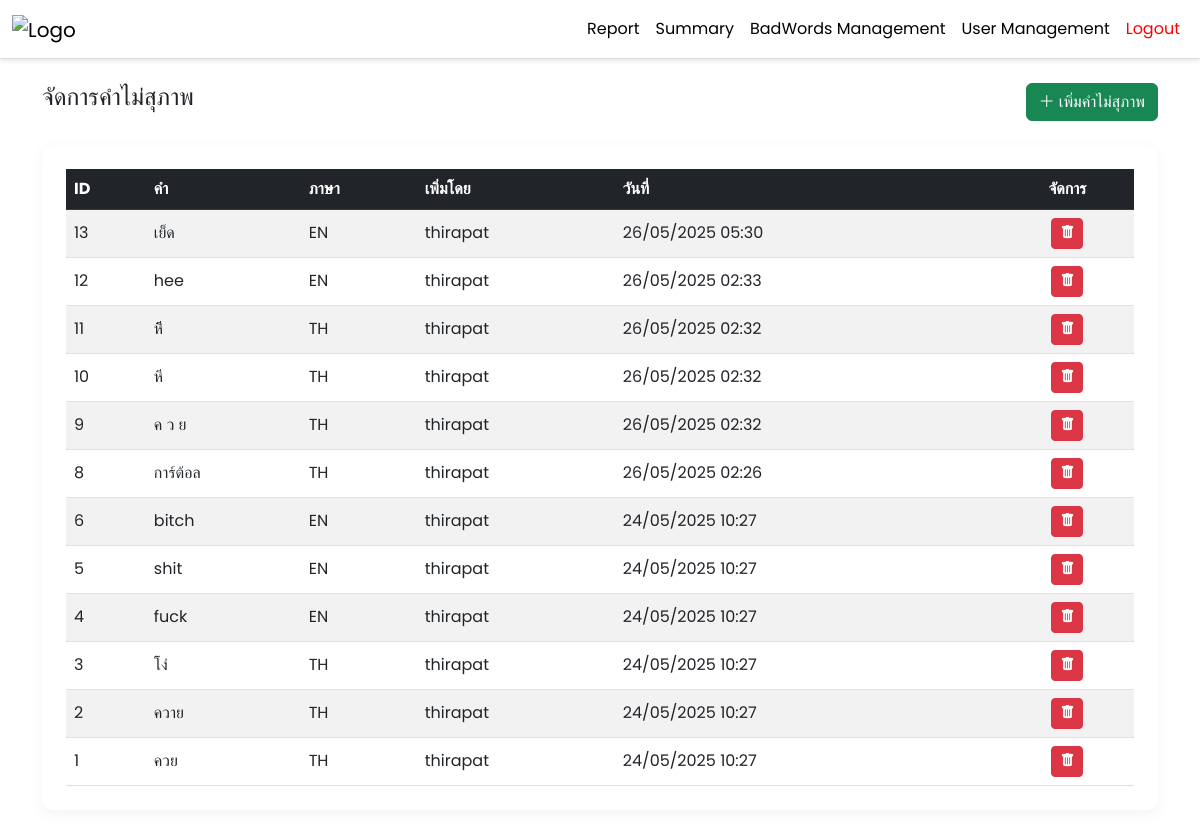
/dashboard/badwords_manage.php (signed in), run on the app's committed database.
### tables this page shows
CREATE TABLE `bad_words` (
  `id` int(11) NOT NULL,
  `word` varchar(100) NOT NULL,
  `language` enum('th','en') NOT NULL DEFAULT 'th',
  `added_by` int(11) NOT NULL,
  `created_at` timestamp NOT NULL DEFAULT current_timestamp()
);

CREATE TABLE `users` (
  `id` int(11) NOT NULL,
  `username` varchar(50) NOT NULL,
  `pwd_hash` varchar(255) NOT NULL,
  `name` varchar(100) NOT NULL,
  `role` enum('EXEC','ADMIN','MIS','BUILDING') NOT NULL DEFAULT 'MIS',
  `created_at` timestamp NOT NULL DEFAULT current_timestamp(),
  `force_password_reset` tinyint(1) NOT NULL DEFAULT 0
);

### dashboard/badwords_manage.php (the view, shortened to what this page needs)
<?php
require_once __DIR__ . '/../config.php';
$result = $conn->query(
    'SELECT bw.id, bw.word, bw.language, u.username AS added_by, bw.created_at
     FROM bad_words bw
     LEFT JOIN users u ON bw.added_by = u.id
     ORDER BY bw.id DESC'
);
?>
<!DOCTYPE html>
<html lang="th">
<head>
  <link href="https://cdn.jsdelivr.net/npm/bootstrap@5.3.0/dist/css/bootstrap.min.css" rel="stylesheet"/>
  <link href="https://cdn.jsdelivr.net/npm/bootstrap-icons@1.10.5/font/bootstrap-icons.css" rel="stylesheet"/>
</head>
<body>
  <?php require 'navbar.php'; ?>
  <div class="container py-4">
    <div class="d-flex justify-content-between align-items-center mb-4">
      <h1 class="h4">จัดการคำไม่สุภาพ</h1>
      <button class="btn btn-success" data-bs-toggle="modal" data-bs-target="#addModal">
        <i class="bi bi-plus-lg me-1"></i>เพิ่มคำไม่สุภาพ
      </button>
    </div>
    <div class="table-wrapper table-responsive">
      <table class="table table-striped table-hover align-middle mb-0">
        <thead class="table-dark">
          <tr>
            <th>ID</th><th>คำ</th><th>ภาษา</th><th>เพิ่มโดย</th><th>วันที่</th><th class="text-center">จัดการ</th>
          </tr>
        </thead>
        <tbody>
          <?php while ($row = $result->fetch_assoc()): ?>
          <tr>
            <td><?= $row['id'] ?></td>
            <td><?= htmlspecialchars($row['word']) ?></td>
            <td><?= strtoupper($row['language']) ?></td>
            <td><?= htmlspecialchars($row['added_by'] ?? '-') ?></td>
            <td><?= date('d/m/Y H:i', strtotime($row['created_at'])) ?></td>
            <td class="text-center">
              <form method="post" class="d-inline" onsubmit="return confirm('ยืนยันการลบหรือไม่?')">
                <button type="submit" class="btn btn-sm btn-danger">
                  <i class="bi bi-trash-fill"></i>
                </button>
              </form>
            </td>
          </tr>
          <?php endwhile; ?>
        </tbody>
      </table>
    </div>
  </div>
</body>
</html>

### dashboard/navbar.php (shortened to what this page needs)
<?php
$role = $_SESSION['role'];
?>
<!DOCTYPE html>
<html lang="en">
<head>
    <link rel="stylesheet" href="https://cdn.jsdelivr.net/npm/bootstrap@5.3.0/dist/css/bootstrap.min.css">
    <link rel="stylesheet" href="https://cdnjs.cloudflare.com/ajax/libs/font-awesome/6.4.0/css/all.min.css"
>
</head>
<body>
<nav class="navbar navbar-expand-lg navbar-light bg-white">
    <div class="container-xxl">
        <a class="navbar-brand" href="index.php">
            <img src="https://sjgrip.com/backend/logo/sbacfix.png" alt="Logo" height="60">
        </a>
        <div class="collapse navbar-collapse" id="navbarMenu">
            <ul class="navbar-nav ms-auto">
                <li class="nav-item">
                    <a class="nav-link" href="index.php">Report</a>
                </li>
                <?php if (in_array($role, ['ADMIN', 'EXEC'], true)): ?>
                    <li class="nav-item">
                        <a class="nav-link" href="summary.php">Summary</a>
                    </li>
                <?php endif; ?>
                <?php if ($role === 'ADMIN'): ?>
                    <li class="nav-item">
                        <a class="nav-link" href="badwords_manage.php">BadWords Management</a>
                    </li>
                <?php endif; ?>
                <?php if ($role === 'ADMIN'): ?>
                    <li class="nav-item">
                        <a class="nav-link" href="user_management.php">User Management</a>
                    </li>
                <?php endif; ?>
                <li class="nav-item">
                    <a class="nav-link" style="color: red !important;" href="logout.php">Logout</a>
                </li>
            </ul>
        </div>
    </div>
</nav>
</body>
</html>

### dashboard/badwords_manage.php (style rules this page uses)
body { font-family: 'Segoe UI', sans-serif; background: #f8f9fa; }
.table-wrapper { background: #fff; padding: 1.5rem; border-radius: .75rem; box-shadow: 0 4px 16px rgba(0,0,0,0.05); }

### dashboard/navbar.php (style rules this page uses)
body { font-family: 'Poppins', sans-serif; background-color: #fff; margin: 0; padding: 0; }
.navbar { border-bottom: 1px solid #ddd; box-shadow: 0 2px 4px rgba(0, 0, 0, 0.1); }
.nav-link { color: #000 !important; transition: color 0.3s; }

### data on the page
bad_words: id "13", word "เย็ด", language "EN", added_by.username "thirapat", created_at "26/05/2025 05:30"
bad_words: id "12", word "hee", language "EN", added_by.username "thirapat", created_at "26/05/2025 02:33"
bad_words: id "11", word "หีี", language "TH", added_by.username "thirapat", created_at "26/05/2025 02:32"
bad_words: id "10", word "หี", language "TH", added_by.username "thirapat", created_at "26/05/2025 02:32"
bad_words: id "9", word "ค ว ย", language "TH", added_by.username "thirapat", created_at "26/05/2025 02:32"
bad_words: id "8", word "การ์ต้อล", language "TH", added_by.username "thirapat", created_at "26/05/2025 02:26"
bad_words: id "6", word "bitch", language "EN", added_by.username "thirapat", created_at "24/05/2025 10:27"
bad_words: id "5", word "shit", language "EN", added_by.username "thirapat", created_at "24/05/2025 10:27"
bad_words: id "4", word "fuck", language "EN", added_by.username "thirapat", created_at "24/05/2025 10:27"
bad_words: id "3", word "โง่", language "TH", added_by.username "thirapat", created_at "24/05/2025 10:27"
bad_words: id "2", word "ควาย", language "TH", added_by.username "thirapat", created_at "24/05/2025 10:27"
bad_words: id "1", word "ควย", language "TH", added_by.username "thirapat", created_at "24/05/2025 10:27"
